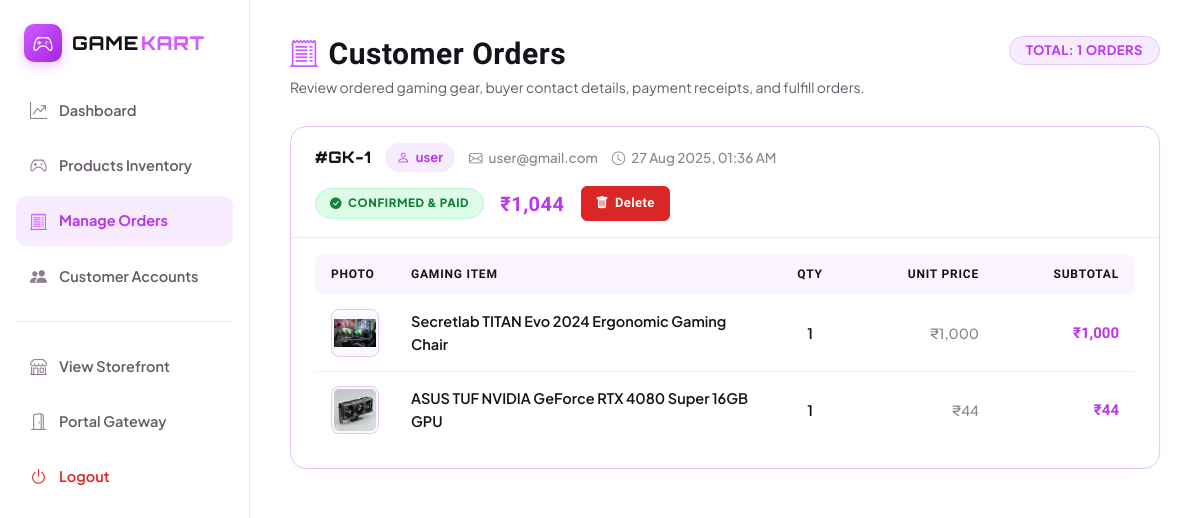
The page /aorder.php on the database its author committed.
### tables this page shows
CREATE TABLE IF NOT EXISTS `tblorder` (
  `orderid` int(11) NOT NULL AUTO_INCREMENT,
  `userid` int(11) NOT NULL,
  `orderdate` timestamp NOT NULL DEFAULT CURRENT_TIMESTAMP,
  `totalamout` int(11) NOT NULL,
  PRIMARY KEY (`orderid`)
);

CREATE TABLE IF NOT EXISTS `tbluser` (
  `userid` int(11) NOT NULL AUTO_INCREMENT,
  `username` varchar(50) NOT NULL,
  `password` varchar(50) NOT NULL,
  `email` varchar(50) NOT NULL,
  `gender` varchar(50) NOT NULL,
  `hobbies` varchar(50) NOT NULL,
  PRIMARY KEY (`userid`)
);

CREATE TABLE IF NOT EXISTS `tblorderdetails` (
  `detailid` int(11) NOT NULL AUTO_INCREMENT,
  `orderid` int(11) NOT NULL,
  `productid` int(11) NOT NULL,
  `qty` int(11) DEFAULT '1',
  `price` int(11) NOT NULL,
  `subtotal` int(11) NOT NULL,
  PRIMARY KEY (`detailid`)
);

CREATE TABLE IF NOT EXISTS `tblpro` (
  `productid` int(11) NOT NULL AUTO_INCREMENT,
  `title` varchar(255) NOT NULL,
  `mrp` int(11) NOT NULL,
  `price` int(11) NOT NULL,
  `des` text NOT NULL,
  `img` varchar(500) NOT NULL,
  PRIMARY KEY (`productid`)
);

### aorder.php (the view, shortened to what this page needs)
<?php
include_once("conn.php");
$query = "
    SELECT o.orderid, o.orderdate, o.totalamout, u.username, u.email, u.gender
    FROM tblorder o
    LEFT JOIN tbluser u ON o.userid = u.userid
    ORDER BY o.orderdate DESC
";
$res = mysqli_query($con, $query);
$totalOrdersCount = mysqli_num_rows($res);
?>
<!DOCTYPE html>
<html lang="en">
<head>
    <?php include("topscript.php"); ?>
</head>
<body>
<div class="admin-layout">
    <aside class="admin-sidebar">
        <div>
            <a href="dashboard.php" class="sidebar-brand-wrap">
                <div class="brand-logo-icon">
                    <i class="bi bi-controller"></i>
                </div>
                <div class="brand-text">
                    GAME<span>KART</span>
                </div>
            </a>
            <ul class="admin-nav-list">
                <li>
                    <a href="dashboard.php" class="sidebar-item">
                        <i class="bi bi-graph-up-arrow"></i>
                        <span>Dashboard</span>
                    </a>
                </li>
                <li>
                    <a href="products.php" class="sidebar-item">
                        <i class="bi bi-controller"></i>
                        <span>Products Inventory</span>
                    </a>
                </li>
                <li>
                    <a href="aorder.php" class="sidebar-item active">
                        <i class="bi bi-receipt-cutoff"></i>
                        <span>Manage Orders</span>
                    </a>
                </li>
                <li>
                    <a href="users.php" class="sidebar-item">
                        <i class="bi bi-people-fill"></i>
                        <span>Customer Accounts</span>
                    </a>
                </li>
                <div class="sidebar-divider"></div>
                <li>
                    <a href="chome.php" target="_blank" class="sidebar-item">
                        <i class="bi bi-shop"></i>
                        <span>View Storefront</span>
                    </a>
                </li>
                <li>
                    <a href="index.php" class="sidebar-item">
                        <i class="bi bi-door-open"></i>
                        <span>Portal Gateway</span>
                    </a>
                </li>
                <li>
                    <a href="logout.php" class="sidebar-item logout">
                        <i class="bi bi-power"></i>
                        <span>Logout</span>
                    </a>
                </li>
            </ul>
        </div>
    </aside>
    <main class="admin-main-content">
        <div class="page-header-row">
            <div>
                <h1 class="page-title">
                    <i class="bi bi-receipt-cutoff"></i> Customer Orders
                </h1>
                <p class="page-subtitle">
                    Review ordered gaming gear, buyer contact details, payment receipts, and fulfill orders.
                </p>
            </div>
            <div>
                <span class="badge badge-purple" style="font-size: 13px; padding: 7px 16px;">
                    Total: <?php echo $totalOrdersCount; ?> Orders
                </span>
            </div>
        </div>
        <?php if ($res && mysqli_num_rows($res) > 0): ?>
            <?php while ($ord = mysqli_fetch_assoc($res)): ?>
                <?php
                    $oid = (int)$ord['orderid'];
                    $itemsQry = mysqli_query($con, "
                        SELECT d.*, p.title, p.img
                        FROM tblorderdetails d
                        LEFT JOIN tblpro p ON d.productid = p.productid
                        WHERE d.orderid = $oid
                    ");
                    $hasItems = ($itemsQry && mysqli_num_rows($itemsQry) > 0);
                ?>
                <div class="order-card-wrapper">
                    <div class="order-card-top">
                        <div class="order-meta-left">
                            <span class="order-id-tag">#GK-<?php echo $oid; ?></span>
                            <span class="order-user-pill">
                                <i class="bi bi-person"></i> <?php echo htmlspecialchars($ord['username'] ?? 'user'); ?>
                            </span>
                            <span class="order-info-text">
                                <i class="bi bi-envelope"></i> <?php echo htmlspecialchars($ord['email'] ?? 'user@gmail.com'); ?>
                            </span>
                            <span class="order-info-text">
                                <i class="bi bi-clock"></i> <?php echo date("d M Y, h:i A", strtotime($ord['orderdate'])); ?>
                            </span>
                        </div>
                        <div class="order-meta-right">
                            <span class="order-status-badge">
                                <i class="bi bi-check-circle-fill"></i> CONFIRMED & PAID
                            </span>
                            <span class="order-total-display">
                                ₹<?php echo number_format($ord['totalamout']); ?>
                            </span>
                            <a href="aorder.php?deleteid=<?php echo $oid; ?>" class="btn-delete-order" onclick="return confirm('Are you sure you want to delete order #GK-<?php echo $oid; ?>?');">
                                <i class="bi bi-trash-fill"></i> Delete
                            </a>
                        </div>
                    </div>
                    <div class="order-card-body">
                        <table class="order-items-table">
                            <thead>
                                <tr>
                                    <th style="width: 80px;">PHOTO</th>
                                    <th>GAMING ITEM</th>
                                    <th style="width: 90px; text-align: center;">QTY</th>
                                    <th style="width: 140px; text-align: right;">UNIT PRICE</th>
                                    <th style="width: 140px; text-align: right;">SUBTOTAL</th>
                                </tr>
                            </thead>
                            <tbody>
                                <?php if ($hasItems): ?>
                                    <?php while ($item = mysqli_fetch_assoc($itemsQry)): ?>
                                        <?php
                                            $imgName = !empty($item['img']) ? $item['img'] : 'demo.jpg';
                                            $imgPath = "images/" . $imgName;
                                        ?>
                                        <tr>
                                            <td>
                                                <img src="<?php echo htmlspecialchars($imgPath); ?>" class="item-thumb-preview" alt="Gear" onerror="this.src='https://placehold.co/100x100/F6EBFF/CE5CFF?text=Gear'">
                                            </td>
                                            <td>
                                                <div class="item-title-text">
                                                    <?php echo htmlspecialchars($item['title'] ?? 'Gaming Gear'); ?>
                                                </div>
                                            </td>
                                            <td style="text-align: center;">
                                                <span class="item-qty-text"><?php echo $item['qty']; ?></span>
                                            </td>
                                            <td style="text-align: right;">
                                                <span class="item-price-text">₹<?php echo number_format($item['price']); ?></span>
                                            </td>
                                            <td style="text-align: right;">
                                                <span class="item-subtotal-text">₹<?php echo number_format($item['subtotal']); ?></span>
                                            </td>
                                        </tr>
                                    <?php endwhile; ?>
                                <?php endif; ?>
                            </tbody>
                        </table>
                    </div>
                </div>
            <?php endwhile; ?>
        <?php endif; ?>
    </main>
</div>
</body>
</html>

### topscript.php (style rules this page uses)
:root { --theme-primary: #CE5CFF; --theme-primary-dark: #B838EE; --theme-primary-rgb: 206, 92, 255; --theme-secondary: #CE5CFF; --theme-accent: #CE5CFF; --theme-light-pink: #F6EBFF; --theme-bg: #FFFFFF; --theme-bg-start: #FFFFFF; --theme-surface: #FCF8FF; --theme-surface-soft: #F6EBFF; --theme-surface-elevated: #FCF8FF; --theme-ink: #17121A; --theme-text: #665A68; --theme-muted: #8E7F91; --theme-white: #FFFFFF; --theme-border: #E5C7F7; --theme-border-accent: #CE5CFF; --theme-danger: #DC2626; --theme-danger-bg: rgba(220, 38, 38, 0.08); --theme-success: #16A34A; --theme-warning: #D97706; --theme-sidebar: #FCF8FF; --theme-sidebar-dark: #FFFFFF; --theme-sidebar-text: #17121A; --theme-sidebar-muted: #665A68; --theme-table-header: #F6EBFF; --theme-footer: #FCF8FF; --theme-footer-text: #665A68; --font-display: "Rajdhani", "Space Grotesk", sans-serif; --font-logo: "Orbitron", sans-serif; --font-body: "Plus Jakarta Sans", -apple-system, BlinkMacSystemFont, "Segoe UI", Roboto, sans-serif; }
* { box-sizing: border-box; }
body { margin: 0; padding: 0; font-family: var(--font-body); background: var(--theme-bg); color: var(--theme-ink); line-height: 1.6; -webkit-font-smoothing: antialiased; }
img { max-width: 100%; height: auto; display: block; }
a { color: var(--theme-primary-dark); text-decoration: none; transition: all 0.2s ease; }
h1, h2, h3, h4, h5, h6, .section-title, .brand-title, .card-title { font-family: var(--font-display); font-weight: 700; letter-spacing: 0.5px; color: var(--theme-ink); margin-top: 0; }
.badge { display: inline-block; padding: 5px 12px; font-size: 12px; font-weight: 700; border-radius: 20px; text-transform: uppercase; letter-spacing: 0.5px; }
.badge-purple { background: var(--theme-surface-soft); color: var(--theme-primary-dark); border: 1px solid var(--theme-border); }
.admin-layout { display: flex; min-height: 100vh; background: #FFFFFF; }
.admin-sidebar { width: 260px; background: var(--theme-surface); border-right: 1px solid var(--theme-border); display: flex; flex-direction: column; flex-shrink: 0; position: sticky; top: 0; height: 100vh; }

### rows shown on the page
tblorder: orderid "1", userid.username "user", userid.email "user@gmail.com", orderdate "27 Aug 2025, 01:36 AM", totalamout "1,044"
tblorderdetails: productid.img (picture), productid.title "Secretlab TITAN Evo 2024 Ergonomic Gaming Chair", qty "1", price "1,000", subtotal "1,000"
tblorderdetails: productid.img (picture), productid.title "ASUS TUF NVIDIA GeForce RTX 4080 Super 16GB GPU", qty "1", price "44", subtotal "44"

### other values the page prints
$totalOrdersCount "1"
